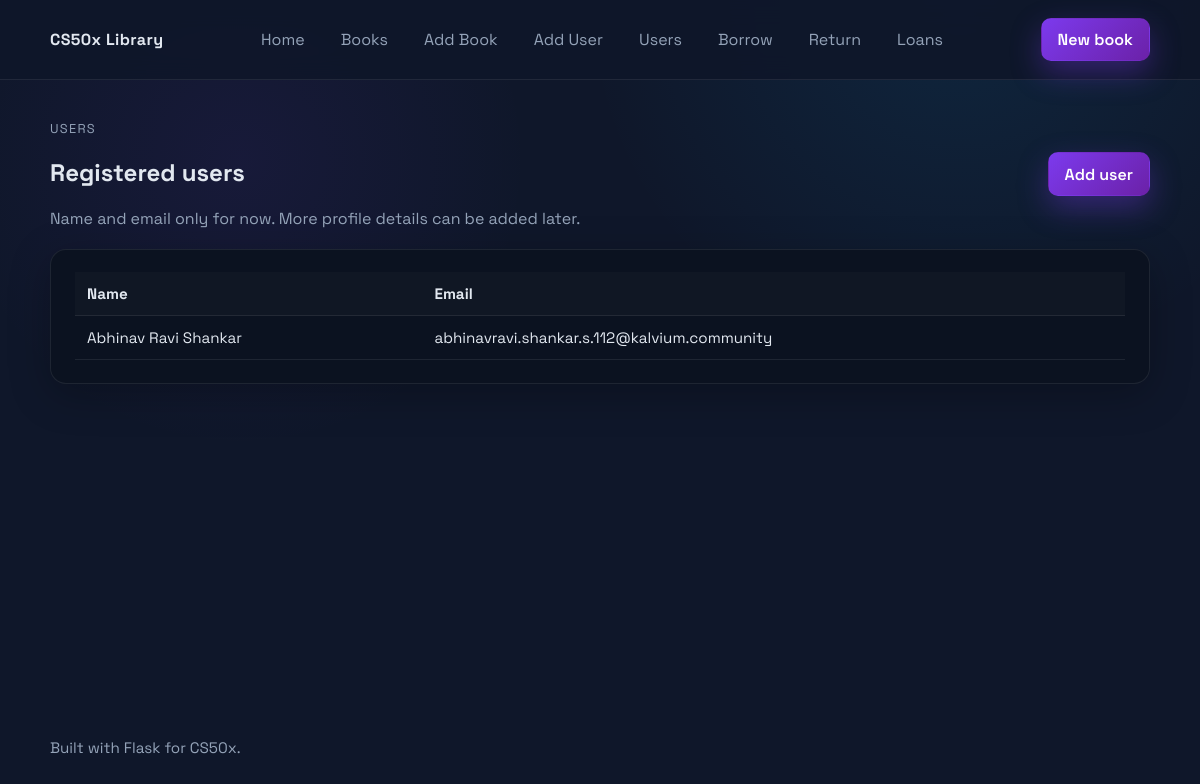
Screenshot of /users with the database file from the repository.
### tables this page shows
CREATE TABLE users (
    id INTEGER PRIMARY KEY AUTOINCREMENT,
    name TEXT NOT NULL,
    email TEXT NOT NULL UNIQUE
);

### app.py (the view)
@app.route("/users")
def list_users():
    with get_db_connection() as conn:
        users = conn.execute(
            "SELECT id, name, email FROM users ORDER BY name COLLATE NOCASE ASC"
        ).fetchall()
    return render_template("users.html", users=users)

### app.py (called while the page is built)
def get_db_connection():
    conn = sqlite3.connect(DB_PATH)
    conn.row_factory = sqlite3.Row
    return conn

### templates/users.html
{% extends "layout.html" %}
{% block content %}
<section class="page-heading">
    <div>
        <p class="eyebrow">Users</p>
        <h1>Registered users</h1>
        <p class="lede">Name and email only for now. More profile details can be added later.</p>
    </div>
    <a class="btn btn-primary" href="{{ url_for('add_user') }}">Add user</a>
</section>
<section class="card">
    {% if users %}
    <div class="table-wrap">
        <table class="data-table">
            <thead>
                <tr>
                    <th>Name</th>
                    <th>Email</th>
                </tr>
            </thead>
            <tbody>
                {% for user in users %}
                <tr>
                    <td>{{ user.name }}</td>
                    <td>{{ user.email }}</td>
                </tr>
                {% endfor %}
            </tbody>
        </table>
    </div>
    {% else %}
    <p class="muted">No users yet. <a href="{{ url_for('add_user') }}">Add one now</a>.</p>
    {% endif %}
</section>
{% endblock %}

### static/styles.css (style rules this page uses)
:root { --bg: #0f172a; --card: #0b1220; --panel: rgba(255, 255, 255, 0.04); --text: #e2e8f0; --muted: #94a3b8; --accent: #7c3aed; --accent-strong: #6b21a8; --border: rgba(255, 255, 255, 0.08); }
* { box-sizing: border-box; }
body { margin: 0; font-family: "Space Grotesk", "Segoe UI", sans-serif; background: radial-gradient(circle at 20% 20%, rgba(124, 58, 237, 0.08), transparent 25%), radial-gradient(circle at 80% 0%, rgba(14, 165, 233, 0.1), transparent 30%), var(--bg); color: var(--text); min-height: 100vh; }
a { color: inherit; }
.page { display: flex; flex-direction: column; min-height: 100vh; }
.card { background: var(--card); border: 1px solid var(--border); border-radius: 16px; padding: 1.4rem 1.5rem; box-shadow: 0 10px 40px rgba(0, 0, 0, 0.25); }
.page-heading { display: flex; align-items: center; justify-content: space-between; gap: 1rem; flex-wrap: wrap; margin-bottom: 1.25rem; }
.eyebrow { text-transform: uppercase; font-size: 0.8rem; letter-spacing: 0.1em; color: var(--muted); margin: 0; }
.lede { color: var(--muted); margin: 0.35rem 0 0; }
.btn { display: inline-flex; align-items: center; justify-content: center; gap: 0.35rem; padding: 0.65rem 1rem; border-radius: 10px; border: 1px solid transparent; text-decoration: none; font-weight: 600; cursor: pointer; transition: transform 0.15s ease, box-shadow 0.15s ease, background 0.15s ease; }
.btn-primary { background: linear-gradient(135deg, var(--accent), var(--accent-strong)); color: #fff; box-shadow: 0 12px 30px rgba(124, 58, 237, 0.35); }
.table-wrap { overflow-x: auto; }
.data-table { width: 100%; border-collapse: collapse; font-size: 0.95rem; }
.data-table th, .data-table td { padding: 0.75rem; border-bottom: 1px solid var(--border); text-align: left; }
.data-table th { background: rgba(255, 255, 255, 0.02); font-weight: 700; }

### rows the page displays
users: name "Abhinav Ravi Shankar", email "abhinavravi.shankar.s.112@kalvium.community"
